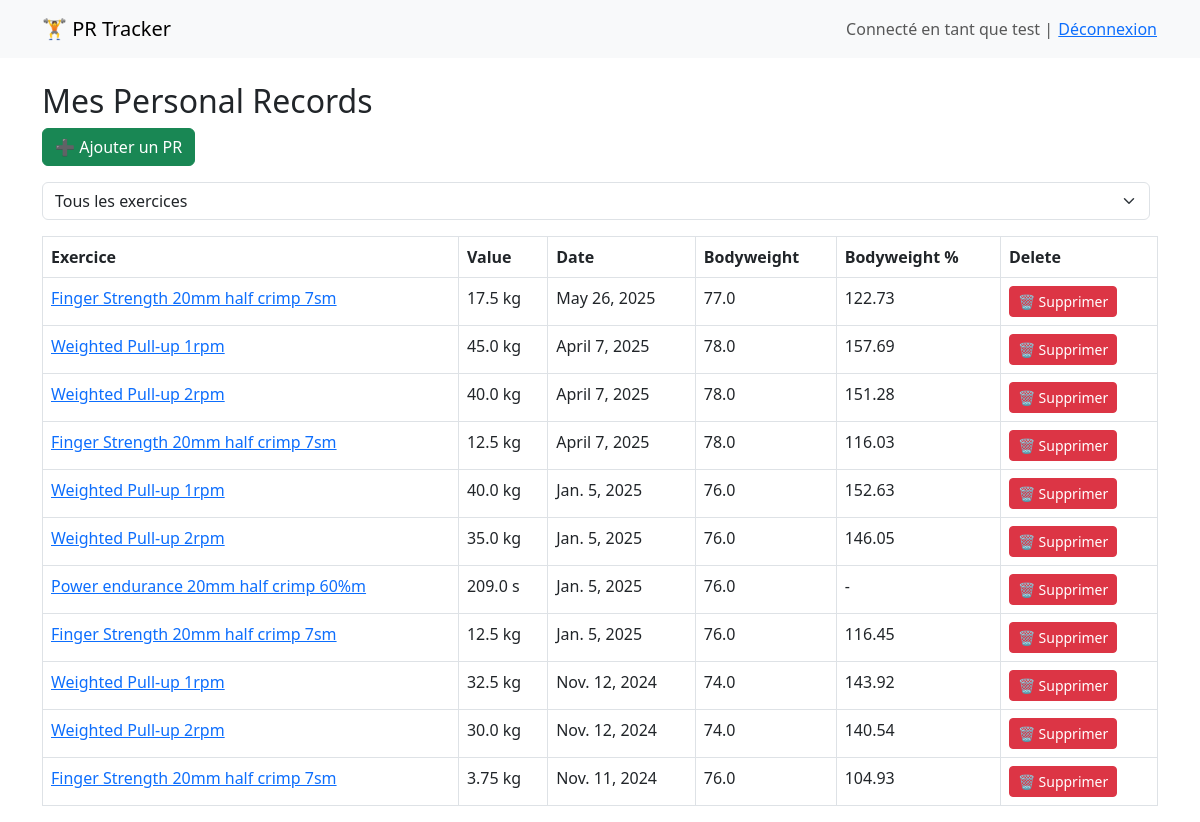
Screenshot of / (signed in) with the database file from the repository.
### app/models.py (models this page shows, shortened)
class PersonalRecord(models.Model):
    user = models.ForeignKey(User, on_delete=models.CASCADE, related_name="personal_records")
    title = models.CharField(max_length=100)  # ex: "Deadlift"
    value = models.FloatField()  # ex: 120.5 (kg, chrono, etc.)
    unit = models.CharField(max_length=10, default="kg")  # ou "sec", "m", etc.
    date = models.DateField(default=date.today)
    weight = models.FloatField()
    description = models.TextField(blank=True, null=True)  # Optional description of the record
    @property
    def bodyweight(self):
        if self.unit == "kg" and self.weight:
            try:
                return (self.value + self.weight) / self.weight * 100
            except ZeroDivisionError:
                return None
        return None

### app/views.py (the view)
# urls.py: path("", PRListView.as_view(), name="pr-list"),
class PRListView(LoginRequiredMixin, ListView):
    model = PersonalRecord
    template_name = "records/pr_list.html"
    context_object_name = "records"
    def get_queryset(self):
        queryset = PersonalRecord.objects.filter(user=self.request.user)
        selected_exercise = self.request.GET.get("exercise", "")
        if selected_exercise:
            queryset = queryset.filter(title=selected_exercise)
        return queryset.order_by("-date")
    def get_context_data(self, **kwargs):
        context = super().get_context_data(**kwargs)
        exercises = PersonalRecord.objects.filter(user=self.request.user).values_list("title", flat=True).distinct()
        context["exercises"] = exercises
        context["selected_exercise"] = self.request.GET.get("exercise", "")
        return context

### templates/records/pr_list.html (shortened to what this page needs)
{% extends "base.html" %}
{% block content %}
<h2>Mes Personal Records</h2>
<a href="{% url 'pr-add' %}" class="btn btn-success mb-3">➕ Ajouter un PR</a>
<form method="get" class="mb-3 d-flex align-items-center">
    <select name="exercise" class="form-select me-2" onchange="this.form.submit()">
        <option value="">Tous les exercices</option>
    </select>
</form>
{% if records %}
    <table class="table table-bordered">
        <thead>
            <tr>
                <th>Exercice</th>
                <th>Value</th>
                <th>Date</th>
                <th>Bodyweight</th>
                <th>Bodyweight %</th>
                <th>Delete</th>
            </tr>
        </thead>
        <tbody>
            {% for record in records %}
                <tr>
                    <td><a href="{% url 'pr-detail' record.pk %}">{{ record.title }}</a></td>
                    <td>{{ record.value }} {{ record.unit }}</td>
                    <td>{{ record.date }}</td>
                    <td>{{ record.weight }}</td>
                    <td>{% if record.bodyweight %}
                            {{ record.bodyweight|floatformat:2 }}
                        {% else %}
                            -
                        {% endif %}</td>
                    <td>
                        <a href="{% url 'pr-delete' record.pk %}" class="btn btn-sm btn-danger">🗑️ Supprimer</a>
                    </td>
                </tr>
            {% endfor %}
        </tbody>
    </table>
{% else %}
    <p>Tu n’as encore aucun personal record.</p>
{% endif %}
{% endblock %}

### templates/base.html (shortened to what this page needs)
<!DOCTYPE html>
<html lang="fr">
<head>
    <link href="https://cdn.jsdelivr.net/npm/bootstrap@5.3.0/dist/css/bootstrap.min.css" rel="stylesheet">
</head>
<body>
    <nav class="navbar navbar-expand-lg navbar-light bg-light mb-4">
        <div class="container">
            <a class="navbar-brand" href="{% url 'pr-list' %}">🏋️ PR Tracker</a>
            {% if user.is_authenticated %}
                <span class="navbar-text ms-auto">
                    Connecté en tant que {{ user.username }} |
                    <form method="post" action="{% url 'logout' %}" style="display: inline;">
                        <button type="submit" class="btn btn-link p-0 m-0 align-baseline">Déconnexion</button>
                    </form>
                </span>
            {% else %}
                <a href="{% url 'login' %}" class="btn btn-outline-primary ms-auto">Connexion</a>
            {% endif %}
        </div>
    </nav>
    <div class="container">
        {% block content %}{% endblock %}
    </div>
</body>
</html>

### rows the page displays
PersonalRecord: title "Finger Strength 20mm half crimp 7sm", value "17.5", unit "kg", date "May 26, 2025", weight "77.0", bodyweight "122.73"
PersonalRecord: title "Weighted Pull-up 1rpm", value "45.0", unit "kg", date "April 7, 2025", weight "78.0", bodyweight "157.69"
PersonalRecord: title "Weighted Pull-up 2rpm", value "40.0", unit "kg", date "April 7, 2025", weight "78.0", bodyweight "151.28"
PersonalRecord: title "Finger Strength 20mm half crimp 7sm", value "12.5", unit "kg", date "April 7, 2025", weight "78.0", bodyweight "116.03"
PersonalRecord: title "Weighted Pull-up 1rpm", value "40.0", unit "kg", date "Jan. 5, 2025", weight "76.0", bodyweight "152.63"
PersonalRecord: title "Weighted Pull-up 2rpm", value "35.0", unit "kg", date "Jan. 5, 2025", weight "76.0", bodyweight "146.05"
PersonalRecord: title "Power endurance 20mm half crimp 60%m", value "209.0", unit "s", date "Jan. 5, 2025", weight "76.0"
PersonalRecord: title "Finger Strength 20mm half crimp 7sm", value "12.5", unit "kg", date "Jan. 5, 2025", weight "76.0", bodyweight "116.45"
PersonalRecord: title "Weighted Pull-up 1rpm", value "32.5", unit "kg", date "Nov. 12, 2024", weight "74.0", bodyweight "143.92"
PersonalRecord: title "Weighted Pull-up 2rpm", value "30.0", unit "kg", date "Nov. 12, 2024", weight "74.0", bodyweight "140.54"
PersonalRecord: title "Finger Strength 20mm half crimp 7sm", value "3.75", unit "kg", date "Nov. 11, 2024", weight "76.0", bodyweight "104.93"

### other values shown
{{ user.username }} "test"
